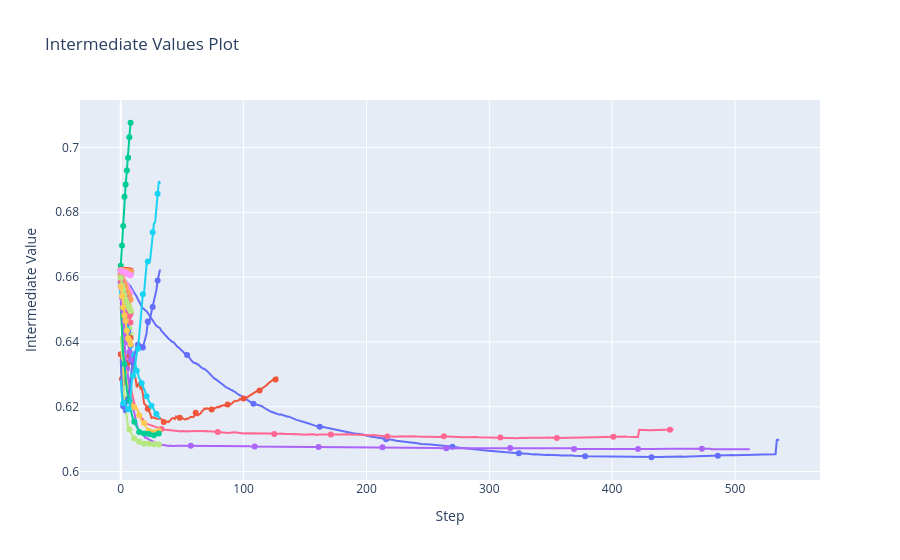

Notebook cell for this chart:
### Code cell
vis.plot_intermediate_values(study)

### Figure 1 — Plotly figure (JSON) as saved in the notebook; plotly's stock layout.template omitted (floating-point values rounded to 4 significant figures; data arrays with more than 128 entries replaced by an {"elided": "..."} marker saying what was removed)
{"data": [{"marker": {"maxdisplayed": 10}, "mode": "lines+markers", "name": "Trial0", "type": "scatter", "x": {"elided": "537 int values"}, "y": {"elided": "537 float values"}}, {"marker": {"maxdisplayed": 10}, "mode": "lines+markers", "name": "Trial1", "type": "scatter", "x": {"elided": "129 int values"}, "y": {"elided": "129 float values"}}, {"marker": {"maxdisplayed": 10}, "mode": "lines+markers", "name": "Trial2", "type": "scatter", "x": [0, 1, 2, 3, 4, 5, 6, 7, 8], "y": [0.6622, 0.662, 0.6619, 0.6618, 0.6617, 0.6616, 0.6615, 0.6614, 0.6612]}, {"marker": {"maxdisplayed": 10}, "mode": "lines+markers", "name": "Trial3", "type": "scatter", "x": [0, 1, 2, 3, 4, 5, 6, 7, 8], "y": [0.6622, 0.6619, 0.6617, 0.6616, 0.6616, 0.6613, 0.6612, 0.661, 0.661]}, {"marker": {"maxdisplayed": 10}, "mode": "lines+markers", "name": "Trial4", "type": "scatter", "x": [0, 1, 2, 3, 4, 5, 6, 7, 8], "y": [0.6622, 0.6621, 0.662, 0.6619, 0.6618, 0.6617, 0.6616, 0.6615, 0.6615]}, {"marker": {"maxdisplayed": 10}, "mode": "lines+markers", "name": "Trial5", "type": "scatter", "x": [0, 1, 2, 3, 4, 5, 6, 7, 8], "y": [0.6622, 0.6621, 0.662, 0.6619, 0.6618, 0.6617, 0.6616, 0.6615, 0.6615]}, {"marker": {"maxdisplayed": 10}, "mode": "lines+markers", "name": "Trial6", "type": "scatter", "x": {"elided": "451 int values"}, "y": {"elided": "451 float values"}}, {"marker": {"maxdisplayed": 10}, "mode": "lines+markers", "name": "Trial7", "type": "scatter", "x": [0, 1, 2, 3, 4, 5, 6, 7, 8], "y": [0.6594, 0.6587, 0.6559, 0.6535, 0.6507, 0.6486, 0.6466, 0.6442, 0.6421]}, {"marker": {"maxdisplayed": 10}, "mode": "lines+markers", "name": "Trial8", "type": "scatter", "x": [0, 1, 2, 3, 4, 5, 6, 7, 8], "y": [0.6612, 0.6601, 0.659, 0.6581, 0.6577, 0.6571, 0.6561, 0.6556, 0.6551]}, {"marker": {"maxdisplayed": 10}, "mode": "lines+markers", "name": "Trial9", "type": "scatter", "x": [0, 1, 2, 3, 4, 5, 6, 7, 8], "y": [0.6604, 0.6585, 0.6571, 0.6556, 0.6543, 0.6536, 0.6521, 0.6507, 0.6492]}, {"marker": {"maxdisplayed": 10}, "mode": "lines+markers", "name": "Trial10", "type": "scatter", "x": [0, 1, 2, 3, 4, 5, 6, 7, 8], "y": [0.6585, 0.6564, 0.6539, 0.6509, 0.6481, 0.6456, 0.6432, 0.641, 0.6389]}, {"marker": {"maxdisplayed": 10}, "mode": "lines+markers", "name": "Trial11", "type": "scatter", "x": [0, 1, 2, 3, 4, 5, 6, 7, 8], "y": [0.6362, 0.6286, 0.6273, 0.6281, 0.6315, 0.6321, 0.6336, 0.6358, 0.6412]}, {"marker": {"maxdisplayed": 10}, "mode": "lines+markers", "name": "Trial12", "type": "scatter", "x": [0, 1, 2, 3, 4, 5, 6, 7, 8], "y": [0.6635, 0.6698, 0.6758, 0.6848, 0.6886, 0.6929, 0.6968, 0.7032, 0.7076]}, {"marker": {"maxdisplayed": 10}, "mode": "lines+markers", "name": "Trial13", "type": "scatter", "x": {"elided": "513 int values"}, "y": {"elided": "513 float values"}}, {"marker": {"maxdisplayed": 10}, "mode": "lines+markers", "name": "Trial14", "type": "scatter", "x": [0, 1, 2, 3, 4, 5, 6, 7, 8], "y": [0.6607, 0.6601, 0.6586, 0.6579, 0.6568, 0.6556, 0.6547, 0.6538, 0.653]}, {"marker": {"maxdisplayed": 10}, "mode": "lines+markers", "name": "Trial15", "type": "scatter", "x": [0, 1, 2, 3, 4, 5, 6, 7, 8, 9, 10, 11, 12, 13, 14, 15, 16, 17, 18, 19, 20, 21, 22, 23, 24, 25, 26, 27, 28, 29, 30, 31, 32], "y": [0.6585, 0.6553, 0.6521, 0.6492, 0.6465, 0.644, 0.642, 0.6399, 0.6382, 0.6362, 0.6356, 0.6342, 0.6326, 0.6311, 0.6298, 0.6287, 0.6282, 0.6273, 0.6261, 0.625, 0.624, 0.6233, 0.6223, 0.6217, 0.621, 0.6203, 0.6195, 0.619, 0.6183, 0.6178, 0.6172, 0.6168, 0.6162]}, {"marker": {"maxdisplayed": 10}, "mode": "lines+markers", "name": "Trial16", "type": "scatter", "x": [0, 1, 2, 3, 4, 5, 6, 7, 8], "y": [0.6589, 0.6575, 0.6551, 0.6545, 0.6523, 0.6497, 0.6486, 0.648, 0.646]}, {"marker": {"maxdisplayed": 10}, "mode": "lines+markers", "name": "Trial17", "type": "scatter", "x": [0, 1, 2, 3, 4, 5, 6, 7, 8, 9, 10, 11, 12, 13, 14, 15, 16, 17, 18, 19, 20, 21, 22, 23, 24, 25, 26, 27, 28, 29, 30, 31, 32], "y": [0.6417, 0.634, 0.6294, 0.6227, 0.6197, 0.6164, 0.6138, 0.613, 0.6121, 0.6113, 0.6108, 0.6102, 0.6101, 0.6098, 0.6095, 0.6092, 0.6089, 0.6087, 0.6089, 0.6086, 0.6091, 0.6092, 0.6086, 0.6086, 0.6086, 0.6086, 0.6086, 0.6084, 0.6084, 0.6083, 0.6083, 0.6083, 0.6083]}, {"marker": {"maxdisplayed": 10}, "mode": "lines+markers", "name": "Trial18", "type": "scatter", "x": [0, 1, 2, 3, 4, 5, 6, 7, 8], "y": [0.6621, 0.662, 0.662, 0.6619, 0.6618, 0.6616, 0.6615, 0.6614, 0.6612]}, {"marker": {"maxdisplayed": 10}, "mode": "lines+markers", "name": "Trial19", "type": "scatter", "x": [0, 1, 2, 3, 4, 5, 6, 7, 8, 9, 10, 11, 12, 13, 14, 15, 16, 17, 18, 19, 20, 21, 22, 23, 24, 25, 26, 27, 28, 29, 30, 31, 32], "y": [0.6507, 0.6423, 0.6367, 0.6306, 0.6287, 0.6275, 0.6255, 0.624, 0.6222, 0.6213, 0.6198, 0.6199, 0.619, 0.6196, 0.6184, 0.6174, 0.6163, 0.6155, 0.6147, 0.615, 0.6141, 0.6136, 0.6133, 0.6125, 0.6125, 0.6128, 0.6126, 0.6121, 0.6119, 0.6123, 0.6124, 0.6126, 0.6127]}, {"marker": {"maxdisplayed": 10}, "mode": "lines+markers", "name": "Trial20", "type": "scatter", "x": [0, 1, 2, 3, 4, 5, 6, 7, 8, 9, 10, 11, 12, 13, 14, 15, 16, 17, 18, 19, 20, 21, 22, 23, 24, 25, 26, 27, 28, 29, 30, 31, 32], "y": [0.6346, 0.6242, 0.6202, 0.6182, 0.6185, 0.6221, 0.6224, 0.6259, 0.6283, 0.6318, 0.6335, 0.6358, 0.6373, 0.6387, 0.6391, 0.6376, 0.6379, 0.6392, 0.6383, 0.6396, 0.6414, 0.6426, 0.6463, 0.6453, 0.6476, 0.6494, 0.6507, 0.6522, 0.6542, 0.656, 0.6589, 0.6604, 0.6623]}, {"marker": {"maxdisplayed": 10}, "mode": "lines+markers", "name": "Trial21", "type": "scatter", "x": [0, 1, 2, 3, 4, 5, 6, 7, 8], "y": [0.6623, 0.6623, 0.6622, 0.6622, 0.6622, 0.6621, 0.6621, 0.6621, 0.662]}, {"marker": {"maxdisplayed": 10}, "mode": "lines+markers", "name": "Trial22", "type": "scatter", "x": [0, 1, 2, 3, 4, 5, 6, 7, 8, 9, 10, 11, 12, 13, 14, 15, 16, 17, 18, 19, 20, 21, 22, 23, 24, 25, 26, 27, 28, 29, 30, 31, 32], "y": [0.651, 0.643, 0.6359, 0.6331, 0.6287, 0.6251, 0.6232, 0.6217, 0.619, 0.6174, 0.6161, 0.6154, 0.6147, 0.6139, 0.613, 0.6122, 0.612, 0.6117, 0.6115, 0.6118, 0.6122, 0.6122, 0.6115, 0.6116, 0.6111, 0.6113, 0.6112, 0.6112, 0.6116, 0.6116, 0.6119, 0.6117, 0.6115]}, {"marker": {"maxdisplayed": 10}, "mode": "lines+markers", "name": "Trial23", "type": "scatter", "x": [0, 1, 2, 3, 4, 5, 6, 7, 8], "y": [0.6571, 0.6537, 0.6495, 0.6463, 0.6427, 0.6408, 0.6398, 0.6369, 0.6345]}, {"marker": {"maxdisplayed": 10}, "mode": "lines+markers", "name": "Trial24", "type": "scatter", "x": [0, 1, 2, 3, 4, 5, 6, 7, 8], "y": [0.6622, 0.6621, 0.662, 0.6619, 0.6619, 0.6618, 0.6617, 0.6617, 0.6616]}, {"marker": {"maxdisplayed": 10}, "mode": "lines+markers", "name": "Trial25", "type": "scatter", "x": [0, 1, 2, 3, 4, 5, 6, 7, 8, 9, 10, 11, 12, 13, 14, 15, 16, 17, 18, 19, 20, 21, 22, 23, 24, 25, 26, 27, 28, 29, 30, 31, 32], "y": [0.6284, 0.6226, 0.6211, 0.622, 0.6202, 0.6196, 0.6192, 0.6198, 0.6224, 0.6278, 0.6296, 0.6317, 0.6336, 0.6364, 0.6379, 0.6418, 0.6468, 0.6499, 0.6547, 0.6554, 0.6595, 0.6638, 0.6648, 0.6642, 0.6655, 0.6694, 0.6739, 0.6765, 0.6769, 0.6821, 0.6857, 0.6896, 0.6887]}, {"marker": {"maxdisplayed": 10}, "mode": "lines+markers", "name": "Trial26", "type": "scatter", "x": [0, 1, 2, 3, 4, 5, 6, 7, 8], "y": [0.66, 0.6578, 0.656, 0.6549, 0.6541, 0.6528, 0.6515, 0.65, 0.6487]}, {"marker": {"maxdisplayed": 10}, "mode": "lines+markers", "name": "Trial27", "type": "scatter", "x": [0, 1, 2, 3, 4, 5, 6, 7, 8], "y": [0.6598, 0.6575, 0.6562, 0.6546, 0.6531, 0.652, 0.6512, 0.6503, 0.6495]}, {"marker": {"maxdisplayed": 10}, "mode": "lines+markers", "name": "Trial28", "type": "scatter", "x": [0, 1, 2, 3, 4, 5, 6, 7, 8], "y": [0.6621, 0.6619, 0.6617, 0.6615, 0.6614, 0.6611, 0.6609, 0.6607, 0.6606]}, {"marker": {"maxdisplayed": 10}, "mode": "lines+markers", "name": "Trial29", "type": "scatter", "x": [0, 1, 2, 3, 4, 5, 6, 7, 8], "y": [0.657, 0.6541, 0.6506, 0.6481, 0.6464, 0.6434, 0.641, 0.6405, 0.6393]}], "layout": {"showlegend": false, "title": {"text": "Intermediate Values Plot"}, "xaxis": {"title": {"text": "Step"}}, "yaxis": {"title": {"text": "Intermediate Value"}}}}
